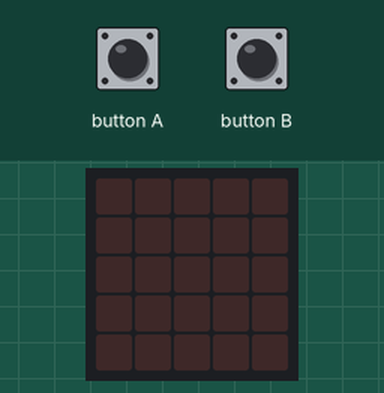
Simulated run of this program. Board: BBC micro:bit (MakeCode). Parts: the board's 5×5 LED display. Inputs (shaded band) come from the test bench. The 48×5 strip is a reading aid, not a part: it shows the text the display is scrolling, unrolled, one strip-width of it at a time.

Above: at 1.2 s.
1.3 s: button A pressed for 0.15 s
At 1.7 s:
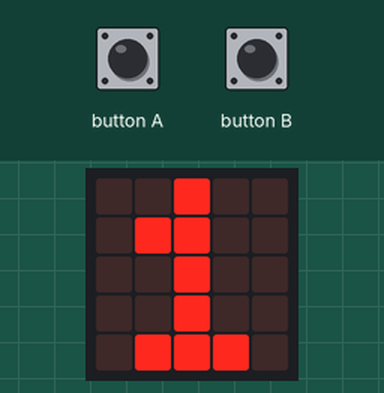
At 2.8 s:
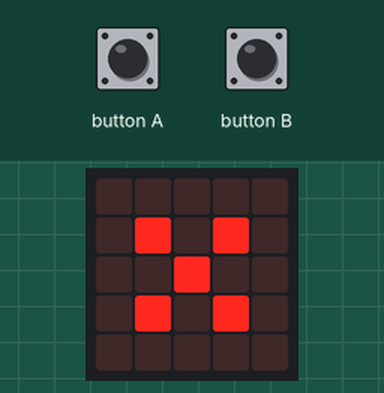
4.4 s: button B pressed for 0.15 s
At 16.5 s:
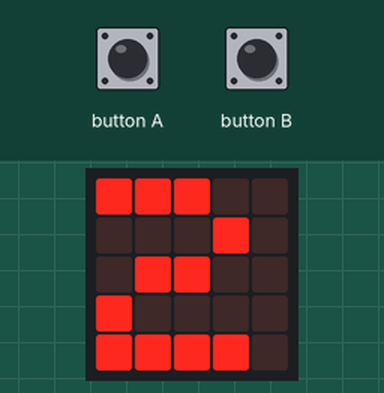
Timing chart, 0 to 18.0 s (numbered marks = the images above; inputs shaded):
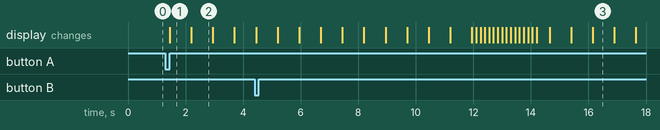

Measured:
- after the input at 1.3 s, the display: changes after 0.15 s (image 1)
- what the display in image 1 shows lasts 0.7 s, from 1.5 s to 2.2 s

The program:

main.ts
```typescript
let αριθμός = 0
input.onButtonPressed(Button.A, function () {
    αριθμός = 5
    for (let δείκτη = 0; δείκτη <= 9; δείκτη++) {
        basic.showString("" + (δείκτη + 1))
        basic.showString("*")
        basic.showString("" + (αριθμός))
        basic.showString("=")
        basic.showString("" + ((δείκτη + 1) * αριθμός))
        basic.showString("")
    }
})
input.onButtonPressed(Button.B, function () {
    for (let δείκτη = 0; δείκτη <= 9; δείκτη++) {
        for (let αριθμός = 0; αριθμός <= 9; αριθμός++) {
            basic.showString("" + (δείκτη + 1))
            basic.showString("*")
            basic.showString("" + (αριθμός + 1))
            basic.showString("=")
            basic.showString("" + ((δείκτη + 1) * (αριθμός + 1)))
            basic.showString("")
        }
    }
})
```

test.ts
```typescript
// οι δοκιμές πηγαίνουν εδώ, δεν θα γίνει εκτέλεση όταν αυτό το πακέτο χρησιμοποιηθεί ως επέκταση.
```
